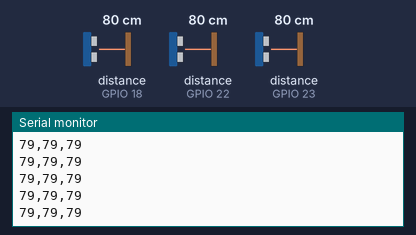
A sketch run on a simulated ESP32. On the bench: the last lines printed to the serial monitor. Wiring (inferred from the names in the program): 3 × ultrasonic range finder: trigger GPIO 5, echo GPIO 18 / trigger GPIO 19, echo GPIO 23 / trigger GPIO 21, echo GPIO 22. The test bench sets the inputs (shaded band); at power-on: distance to the obstacle (sensors on GPIO 18, GPIO 22, GPIO 23) 80 cm. The echo pulse lasts 58.3 µs per cm.

Above: at 1.2 s.
1.3 s: distance to the obstacle (sensor on GPIO 18) set to 2 cm
At 1.4 s:
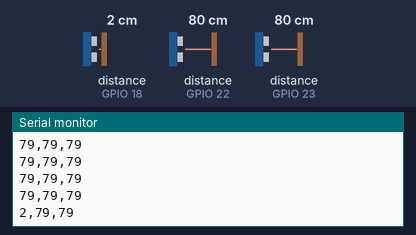
2.8 s: distance to the obstacle (sensor on GPIO 22) set to 2 cm
At 2.85 s:
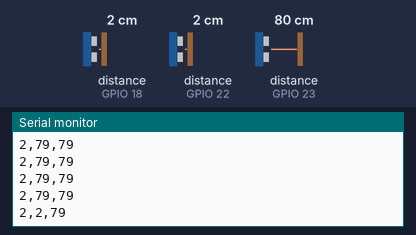
4.3 s: distance to the obstacle (sensor on GPIO 23) set to 2 cm
At 4.34 s:
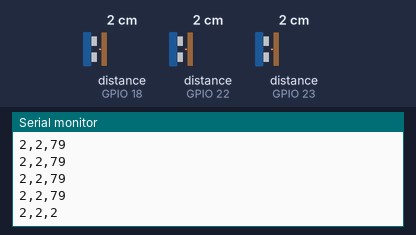
5.8 s: distance to the obstacle (sensor on GPIO 18) set to 4 cm
At 5.84 s:
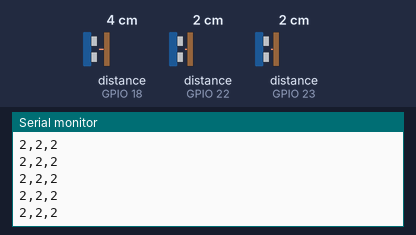
7.3 s: distance to the obstacle (sensor on GPIO 22) set to 4 cm
At 7.34 s:
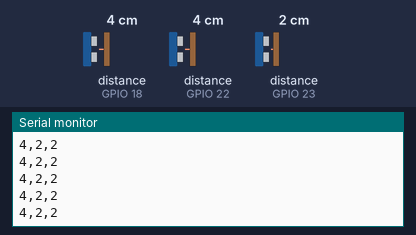
8.8 s: distance to the obstacle (sensor on GPIO 23) set to 4 cm
At 8.8 s:
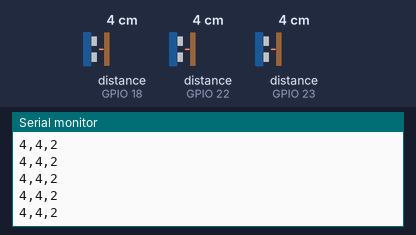
Timing chart, 0 to 11.3 s (numbered marks = the images above; inputs shaded):
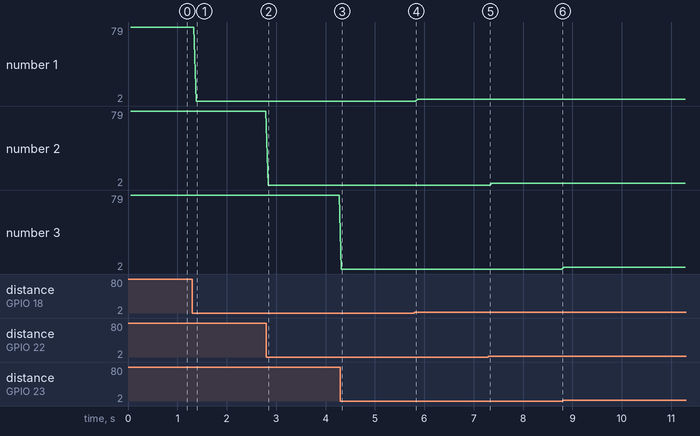

Measured:
- after the input at 1.3 s, the serial monitor: prints a new line after 0.09 s (image 1)
- after the input at 2.8 s, the serial monitor: prints a new line at once (image 2)
- after the input at 4.3 s, the serial monitor: prints a new line at once (image 3)
- plotted number 1: 79 → 2 after the input at 1.3 s, 2 → 4 after the input at 5.8 s

The sketch:

ultrasonic_headband.ino
```cpp
// --- PIN DEFINITIONS ---
const int trigPinL = 5;   const int echoPinL = 18;
const int trigPinC = 21;  const int echoPinC = 22; // NEW Center Pins
const int trigPinR = 19;  const int echoPinR = 23;

void setup() {
  Serial.begin(115200);
  pinMode(trigPinL, OUTPUT); pinMode(echoPinL, INPUT);
  pinMode(trigPinC, OUTPUT); pinMode(echoPinC, INPUT);
  pinMode(trigPinR, OUTPUT); pinMode(echoPinR, INPUT);
}

int readDistance(int trig, int echo) {
  digitalWrite(trig, LOW); delayMicroseconds(2);
  digitalWrite(trig, HIGH); delayMicroseconds(10);
  digitalWrite(trig, LOW);

  long duration = pulseIn(echo, HIGH, 30000); // 30ms timeout
  if (duration == 0) return 400;
  return duration * 0.0343 / 2;
}

void loop() {
  // 1. Read LEFT
  int distL = readDistance(trigPinL, echoPinL);
  delay(15); // Wait for echoes to die down

  // 2. Read CENTER
  int distC = readDistance(trigPinC, echoPinC);
  delay(15);

  // 3. Read RIGHT
  int distR = readDistance(trigPinR, echoPinR);
  delay(15);

  // 4. Send: "L,C,R"
  Serial.print(distL);
  Serial.print(",");
  Serial.print(distC);
  Serial.print(",");
  Serial.println(distR);
}
```
